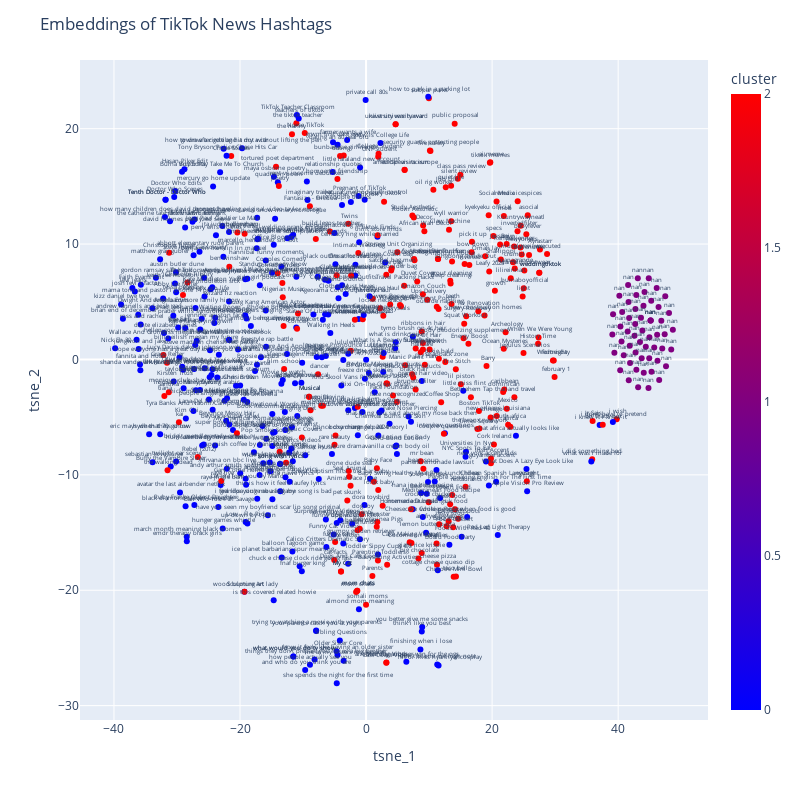

Source (notebook cell):
### Code cell
import plotly.io as pio

tsne = TSNE(n_components=2, random_state=42)  
tsne_results = tsne.fit_transform(embedded)

df = pd.DataFrame(tsne_results, columns=['tsne_1', 'tsne_2'])
df['hashtag'] = fullsuggwords
df['cluster'] = clusters # the cluster indices where each news hashtags belong
#df.head()

# Create the scatter plot
fig = px.scatter(df, x='tsne_1', y='tsne_2', text='hashtag', color="cluster", color_continuous_scale="BlueRed")

# Format what to show next to the markers
fig.update_traces(textposition='top center', 
                  mode='markers+text', 
                  textfont=dict(size=6))

fig.update_layout(title='Embeddings of TikTok News Hashtags', width=800, height=800)
fig.show()

### Figure 1 — Plotly figure (JSON) as saved in the notebook; plotly's stock layout.template omitted (floating-point values rounded to 4 significant figures; data arrays with more than 128 entries replaced by an {"elided": "..."} marker saying what was removed)
{"data": [{"hovertemplate": "tsne_1=%{x}<br>tsne_2=%{y}<br>hashtag=%{text}<br>cluster=%{marker.color}<extra></extra>", "legendgroup": "", "marker": {"color": {"elided": "600 int values"}, "coloraxis": "coloraxis", "symbol": "circle"}, "mode": "markers+text", "name": "", "orientation": "v", "showlegend": false, "text": {"elided": "600 str values"}, "textfont": {"size": 6}, "textposition": "top center", "type": "scatter", "x": {"elided": "600 float values"}, "xaxis": "x", "y": {"elided": "600 float values"}, "yaxis": "y"}], "layout": {"coloraxis": {"colorbar": {"title": {"text": "cluster"}}, "colorscale": [[0, "rgb(0,0,255)"], [1, "rgb(255,0,0)"]]}, "height": 800, "legend": {"tracegroupgap": 0}, "margin": {"t": 60}, "title": {"text": "Embeddings of TikTok News Hashtags"}, "width": 800, "xaxis": {"anchor": "y", "domain": [0, 1], "title": {"text": "tsne_1"}}, "yaxis": {"anchor": "x", "domain": [0, 1], "title": {"text": "tsne_2"}}}}
